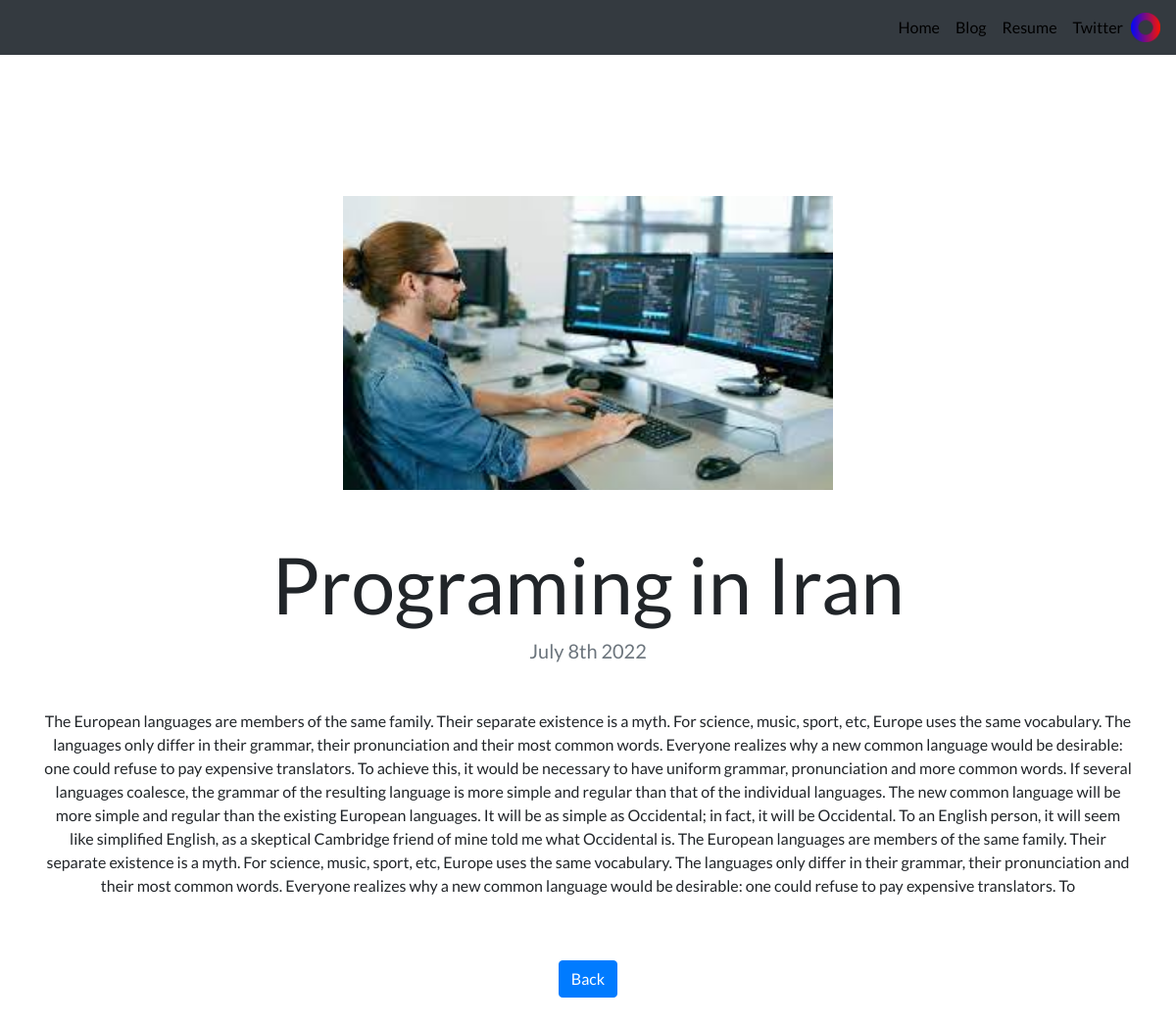
Page /4/ on the committed database.
### portfolio/models.py (models this page shows, shortened)
class project(models.Model):
    title = models.CharField(max_length=200)
    discription = models.TextField()
    date = models.DateTimeField(blank=True)
    image = models.ImageField(blank=True,upload_to='portfolio/')
    link = models.URLField(blank=True)

### portfolio/views.py (the view)
# urls.py: path('<int:project_id>/', views.detail, name='detail'),
def detail(request,project_id):
    proj = get_object_or_404(project, pk=project_id)
    return render(request, 'detailp.html',{ 'project':proj })

### portfolio/templates/detailp.html
{% extends "base.html" %}
{% load static %}
{% block content %}
<br><br><br><br><br><br>
<img src="{{ project.image.url }}" height="300" width="500">
<h1 class="text-center mt-5" id="blogdetailtitle">{{ project.title }}</h1>
<h5 class="text-center text-muted mb-5">{{ project.date|date:'F jS Y' }}</h5>
<p>{{ project.discription|safe }}</p>
<br><br>
<a class="btn btn-primary" href="{% url 'portfolio:home' %}" role="button">Back</a>
<br><br><br><br><br><br>
{% endblock %}

### portfolio/static/portfolio/custom.css (style rules this page uses)
body { font-family: 'Lato', sans-serif; }
@media (min-width: 992px) { #blogdetailtitle { font-size: 5rem; } }

### rows in the picture
project: image (picture), title "Programing in Iran", date "July 8th 2022", discription "The European languages are members of the same family. Their separate existence is a myth. For science, music, sport, etc, Europe uses the same vocabulary. The languages only differ in their grammar, their pronunciation and their most common words. Everyone realizes why a new common language would be desirable: one could refuse to pay expensive translators. To achieve this, it would be necessary to have uniform grammar, pronunciation and more common words. If several languages coalesce, the grammar of the resulting language is more simple and regular than that of the individual languages. The new common language will be more simple and regular than the existing European languages. It will…"
